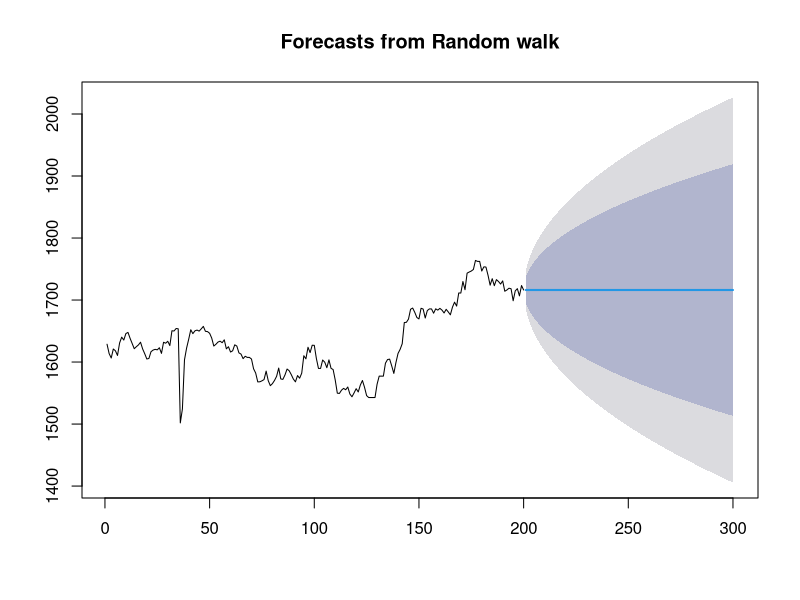
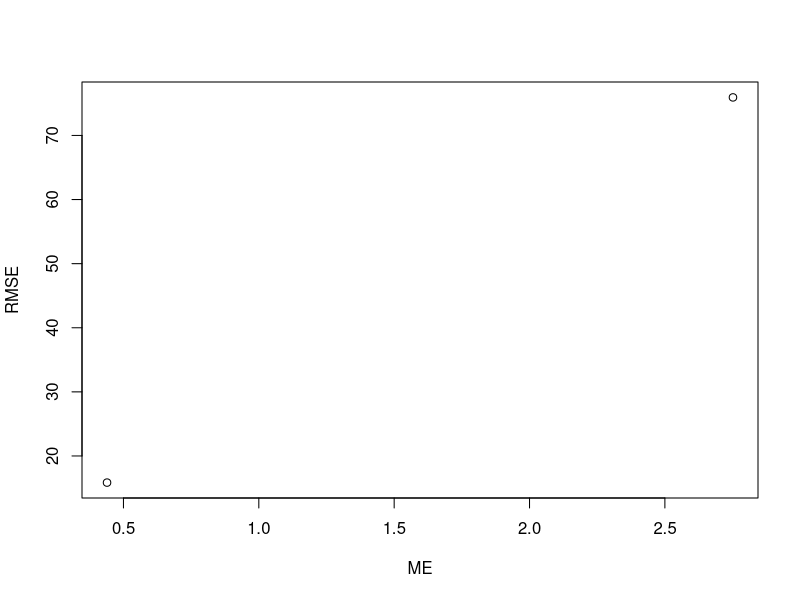

Generate these figures, in order, with R:
library(forecast)

fit1 <- rwf(EuStockMarkets[1:200,1],h=100)
fit2 <- meanf(EuStockMarkets[1:200,1],h=100)
plot(fit1)

xx<- accuracy(fit1, EuStockMarkets[200:299,1])
plot(xx)
